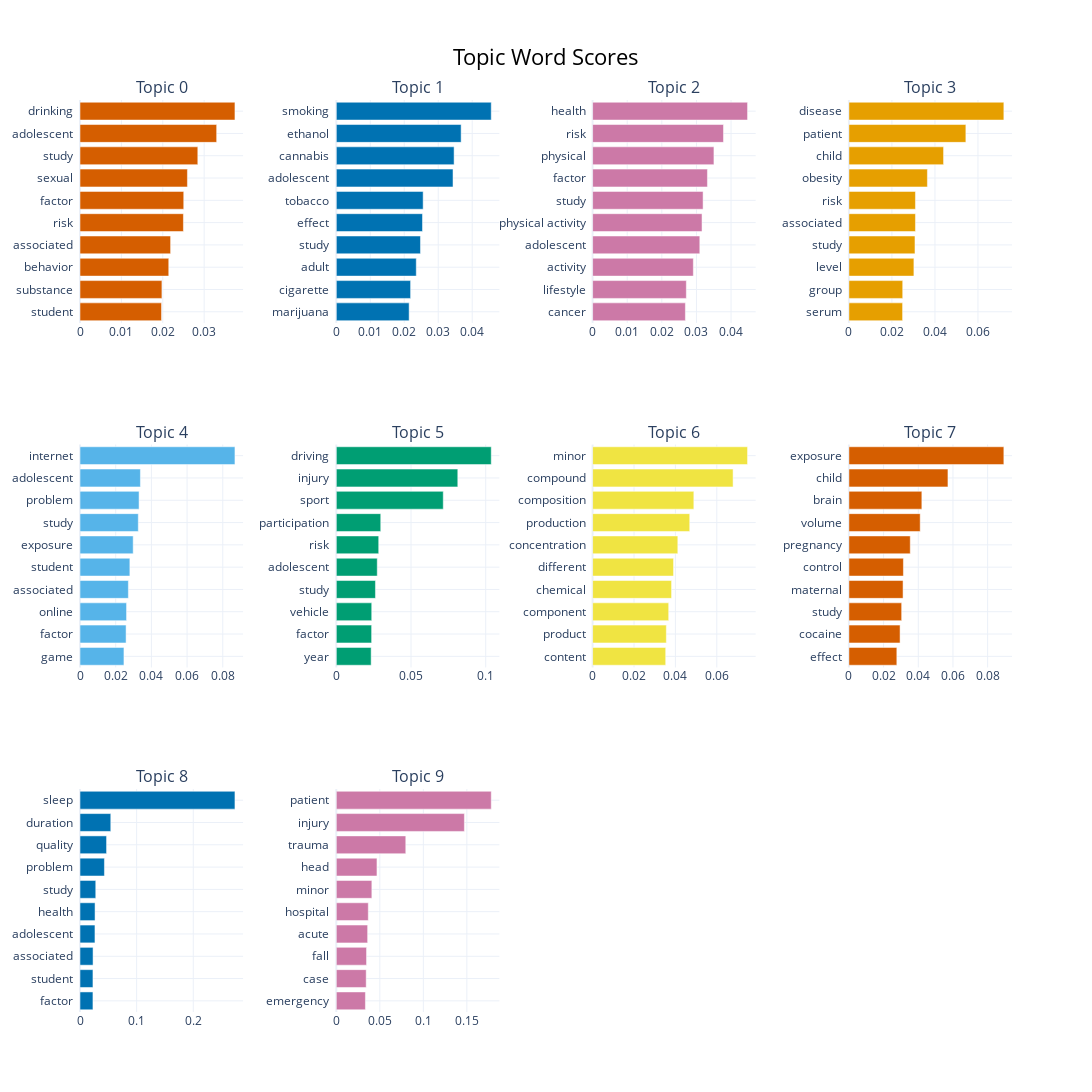

Write notebook code for a chart like this one.
### Code cell
topic_model.visualize_barchart(top_n_topics=10, n_words=10,width=500, height=500)

### Figure 1 — Plotly figure (JSON) as saved in the notebook; plotly's stock layout.template omitted (floating-point values rounded to 4 significant figures)
{"data": [{"marker": {"color": "#D55E00"}, "orientation": "h", "type": "bar", "x": [0.0197, 0.01979, 0.02145, 0.02189, 0.02499, 0.02507, 0.02596, 0.02847, 0.03302, 0.03744], "xaxis": "x", "y": ["student  ", "substance  ", "behavior  ", "associated  ", "risk  ", "factor  ", "sexual  ", "study  ", "adolescent  ", "drinking  "], "yaxis": "y"}, {"marker": {"color": "#0072B2"}, "orientation": "h", "type": "bar", "x": [0.02144, 0.02187, 0.02354, 0.02478, 0.02537, 0.02557, 0.03436, 0.03468, 0.03674, 0.04561], "xaxis": "x2", "y": ["marijuana  ", "cigarette  ", "adult  ", "study  ", "effect  ", "tobacco  ", "adolescent  ", "cannabis  ", "ethanol  ", "smoking  "], "yaxis": "y2"}, {"marker": {"color": "#CC79A7"}, "orientation": "h", "type": "bar", "x": [0.0268, 0.02708, 0.0291, 0.03097, 0.03162, 0.03192, 0.03318, 0.03505, 0.03781, 0.04476], "xaxis": "x3", "y": ["cancer  ", "lifestyle  ", "activity  ", "adolescent  ", "physical activity  ", "study  ", "factor  ", "physical  ", "risk  ", "health  "], "yaxis": "y3"}, {"marker": {"color": "#E69F00"}, "orientation": "h", "type": "bar", "x": [0.02495, 0.02501, 0.03022, 0.03072, 0.03093, 0.03094, 0.03649, 0.044, 0.05437, 0.07203], "xaxis": "x4", "y": ["serum  ", "group  ", "level  ", "study  ", "associated  ", "risk  ", "obesity  ", "child  ", "patient  ", "disease  "], "yaxis": "y4"}, {"marker": {"color": "#56B4E9"}, "orientation": "h", "type": "bar", "x": [0.02462, 0.02582, 0.02609, 0.02711, 0.02794, 0.0298, 0.03266, 0.0331, 0.03385, 0.08683], "xaxis": "x5", "y": ["game  ", "factor  ", "online  ", "associated  ", "student  ", "exposure  ", "study  ", "problem  ", "adolescent  ", "internet  "], "yaxis": "y5"}, {"marker": {"color": "#009E73"}, "orientation": "h", "type": "bar", "x": [0.02332, 0.02364, 0.02371, 0.0262, 0.02741, 0.02838, 0.02974, 0.07159, 0.08132, 0.1037], "xaxis": "x6", "y": ["year  ", "factor  ", "vehicle  ", "study  ", "adolescent  ", "risk  ", "participation  ", "sport  ", "injury  ", "driving  "], "yaxis": "y6"}, {"marker": {"color": "#F0E442"}, "orientation": "h", "type": "bar", "x": [0.03531, 0.03562, 0.03676, 0.03815, 0.0391, 0.04117, 0.04692, 0.04891, 0.06787, 0.07485], "xaxis": "x7", "y": ["content  ", "product  ", "component  ", "chemical  ", "different  ", "concentration  ", "production  ", "composition  ", "compound  ", "minor  "], "yaxis": "y7"}, {"marker": {"color": "#D55E00"}, "orientation": "h", "type": "bar", "x": [0.02764, 0.0295, 0.03042, 0.03123, 0.03143, 0.03537, 0.04111, 0.04206, 0.05711, 0.08934], "xaxis": "x8", "y": ["effect  ", "cocaine  ", "study  ", "maternal  ", "control  ", "pregnancy  ", "volume  ", "brain  ", "child  ", "exposure  "], "yaxis": "y8"}, {"marker": {"color": "#0072B2"}, "orientation": "h", "type": "bar", "x": [0.02286, 0.02287, 0.02306, 0.02641, 0.02658, 0.02782, 0.04313, 0.0469, 0.05436, 0.2736], "xaxis": "x9", "y": ["factor  ", "student  ", "associated  ", "adolescent  ", "health  ", "study  ", "problem  ", "quality  ", "duration  ", "sleep  "], "yaxis": "y9"}, {"marker": {"color": "#CC79A7"}, "orientation": "h", "type": "bar", "x": [0.03344, 0.03434, 0.03474, 0.03599, 0.03675, 0.04083, 0.04672, 0.07982, 0.1471, 0.178], "xaxis": "x10", "y": ["emergency  ", "case  ", "fall  ", "acute  ", "hospital  ", "minor  ", "head  ", "trauma  ", "injury  ", "patient  "], "yaxis": "y10"}], "layout": {"annotations": [{"font": {"size": 16}, "showarrow": false, "text": "Topic 0", "x": 0.0875, "xanchor": "center", "xref": "paper", "y": 1, "yanchor": "bottom", "yref": "paper"}, {"font": {"size": 16}, "showarrow": false, "text": "Topic 1", "x": 0.3625, "xanchor": "center", "xref": "paper", "y": 1, "yanchor": "bottom", "yref": "paper"}, {"font": {"size": 16}, "showarrow": false, "text": "Topic 2", "x": 0.6375, "xanchor": "center", "xref": "paper", "y": 1, "yanchor": "bottom", "yref": "paper"}, {"font": {"size": 16}, "showarrow": false, "text": "Topic 3", "x": 0.9125, "xanchor": "center", "xref": "paper", "y": 1, "yanchor": "bottom", "yref": "paper"}, {"font": {"size": 16}, "showarrow": false, "text": "Topic 4", "x": 0.0875, "xanchor": "center", "xref": "paper", "y": 0.6222, "yanchor": "bottom", "yref": "paper"}, {"font": {"size": 16}, "showarrow": false, "text": "Topic 5", "x": 0.3625, "xanchor": "center", "xref": "paper", "y": 0.6222, "yanchor": "bottom", "yref": "paper"}, {"font": {"size": 16}, "showarrow": false, "text": "Topic 6", "x": 0.6375, "xanchor": "center", "xref": "paper", "y": 0.6222, "yanchor": "bottom", "yref": "paper"}, {"font": {"size": 16}, "showarrow": false, "text": "Topic 7", "x": 0.9125, "xanchor": "center", "xref": "paper", "y": 0.6222, "yanchor": "bottom", "yref": "paper"}, {"font": {"size": 16}, "showarrow": false, "text": "Topic 8", "x": 0.0875, "xanchor": "center", "xref": "paper", "y": 0.2444, "yanchor": "bottom", "yref": "paper"}, {"font": {"size": 16}, "showarrow": false, "text": "Topic 9", "x": 0.3625, "xanchor": "center", "xref": "paper", "y": 0.2444, "yanchor": "bottom", "yref": "paper"}], "height": 1500, "hoverlabel": {"bgcolor": "white", "font": {"family": "Rockwell", "size": 16}}, "showlegend": false, "title": {"font": {"color": "Black", "size": 22}, "text": "Topic Word Scores", "x": 0.5, "xanchor": "center", "yanchor": "top"}, "width": 2000, "xaxis": {"anchor": "y", "domain": [0, 0.175], "showgrid": true}, "xaxis10": {"anchor": "y10", "domain": [0.275, 0.45], "showgrid": true}, "xaxis11": {"anchor": "y11", "domain": [0.55, 0.725], "showgrid": true}, "xaxis12": {"anchor": "y12", "domain": [0.825, 1], "showgrid": true}, "xaxis2": {"anchor": "y2", "domain": [0.275, 0.45], "showgrid": true}, "xaxis3": {"anchor": "y3", "domain": [0.55, 0.725], "showgrid": true}, "xaxis4": {"anchor": "y4", "domain": [0.825, 1], "showgrid": true}, "xaxis5": {"anchor": "y5", "domain": [0, 0.175], "showgrid": true}, "xaxis6": {"anchor": "y6", "domain": [0.275, 0.45], "showgrid": true}, "xaxis7": {"anchor": "y7", "domain": [0.55, 0.725], "showgrid": true}, "xaxis8": {"anchor": "y8", "domain": [0.825, 1], "showgrid": true}, "xaxis9": {"anchor": "y9", "domain": [0, 0.175], "showgrid": true}, "yaxis": {"anchor": "x", "domain": [0.7556, 1], "showgrid": true}, "yaxis10": {"anchor": "x10", "domain": [0, 0.2444], "showgrid": true}, "yaxis11": {"anchor": "x11", "domain": [0, 0.2444], "showgrid": true}, "yaxis12": {"anchor": "x12", "domain": [0, 0.2444], "showgrid": true}, "yaxis2": {"anchor": "x2", "domain": [0.7556, 1], "showgrid": true}, "yaxis3": {"anchor": "x3", "domain": [0.7556, 1], "showgrid": true}, "yaxis4": {"anchor": "x4", "domain": [0.7556, 1], "showgrid": true}, "yaxis5": {"anchor": "x5", "domain": [0.3778, 0.6222], "showgrid": true}, "yaxis6": {"anchor": "x6", "domain": [0.3778, 0.6222], "showgrid": true}, "yaxis7": {"anchor": "x7", "domain": [0.3778, 0.6222], "showgrid": true}, "yaxis8": {"anchor": "x8", "domain": [0.3778, 0.6222], "showgrid": true}, "yaxis9": {"anchor": "x9", "domain": [0, 0.2444], "showgrid": true}}}
